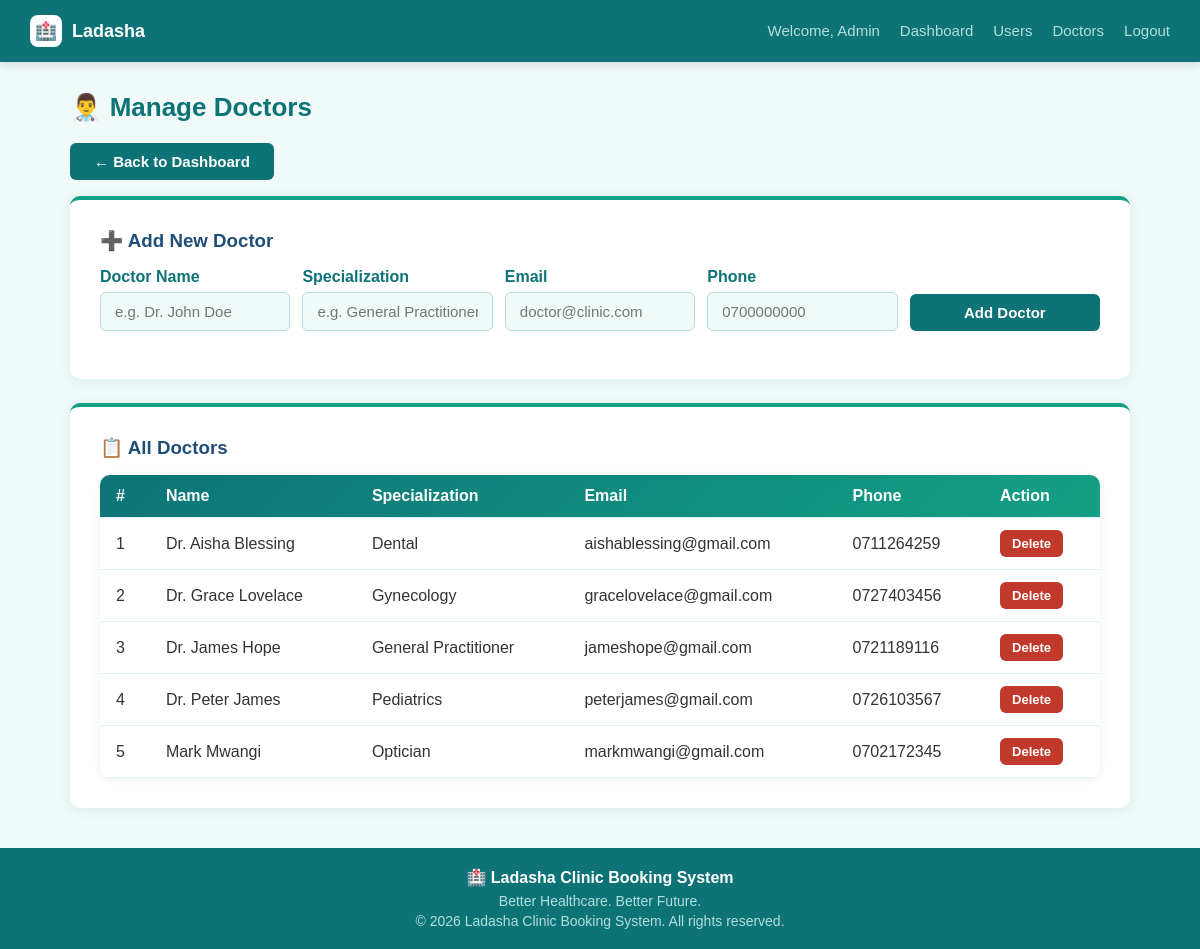
Screenshot of /admin/manage_doctors.php (signed in) with the database file from the repository.
### tables this page shows
CREATE TABLE `doctors` (
  `id` int(11) NOT NULL,
  `name` varchar(100) NOT NULL,
  `specialization` varchar(100) DEFAULT NULL,
  `email` varchar(150) DEFAULT NULL,
  `phone` varchar(20) DEFAULT NULL
);

### admin/manage_doctors.php (the view, shortened to what this page needs)
<?php
$host   = 'localhost';
$user   = 'root';
$pass   = '';
$dbname = 'clinic_db';
$conn   = mysqli_connect($host, $user, $pass, $dbname);
$doctors = mysqli_query($conn, "SELECT * FROM doctors ORDER BY name");
include '../includes/header.php';
?>
<div class="container">
    <h2 class="page-title">👨‍⚕️ Manage Doctors</h2>
    <div style="margin-bottom:16px;">
        <a href="dashboard.php" class="btn btn-primary">← Back to Dashboard</a>
    </div>
    <div class="card" style="margin-bottom:24px;">
        <h3 style="color:#1F4E79; margin-bottom:16px;">➕ Add New Doctor</h3>
        <form method="POST" style="display:flex; gap:12px; flex-wrap:wrap;">
            <div class="form-group" style="flex:1; min-width:180px;">
                <label>Doctor Name</label>
                <input type="text" name="name" placeholder="e.g. Dr. John Doe">
            </div>
            <div class="form-group" style="flex:1; min-width:180px;">
                <label>Specialization</label>
                <input type="text" name="specialization" placeholder="e.g. General Practitioner">
            </div>
            <div class="form-group" style="flex:1; min-width:180px;">
                <label>Email</label>
                <input type="email" name="email" placeholder="doctor@clinic.com">
            </div>
            <div class="form-group" style="flex:1; min-width:180px;">
                <label>Phone</label>
                <input type="text" name="phone" placeholder="0700000000">
            </div>
            <div class="form-group" style="flex:1; min-width:100px; display:flex; align-items:flex-end;">
                <button type="submit" class="btn btn-primary" style="width:100%;">Add Doctor</button>
            </div>
        </form>
    </div>
    <div class="card">
        <h3 style="color:#1F4E79; margin-bottom:16px;">📋 All Doctors</h3>
        <?php if(mysqli_num_rows($doctors) > 0): ?>
        <table>
            <thead>
                <tr>
                    <th>#</th>
                    <th>Name</th>
                    <th>Specialization</th>
                    <th>Email</th>
                    <th>Phone</th>
                    <th>Action</th>
                </tr>
            </thead>
            <tbody>
                <?php $count = 1; while($row = mysqli_fetch_assoc($doctors)): ?>
                <tr>
                    <td><?php echo $count++; ?></td>
                    <td><?php echo $row['name']; ?></td>
                    <td><?php echo $row['specialization']; ?></td>
                    <td><?php echo $row['email']; ?></td>
                    <td><?php echo $row['phone']; ?></td>
                    <td>
                        <a href="manage_doctors.php?delete=<?php echo $row['id']; ?>"
                           class="btn btn-danger"
                           style="padding:6px 12px; font-size:13px;"
                           onclick="return confirm('Delete this doctor?')">Delete</a>
                    </td>
                </tr>
                <?php endwhile; ?>
            </tbody>
        </table>
        <?php else: ?>
        <div style="text-align:center; padding:40px; color:#999;">
            <p>No doctors added yet.</p>
        </div>
        <?php endif; ?>
    </div>
</div>
<?php include '../includes/footer.php'; ?>

### css/style.css (style rules this page uses)
* { margin:0;padding:0;box-sizing:border-box }
body { font-family:Arial,sans-serif;background-color:#F0FAF9;color:#333 }
.container { max-width:1100px;margin:30px auto;padding:0 20px }
.card { background:#fff;border-radius:10px;padding:30px;box-shadow:0 2px 12px rgba(13,115,119,0.1);margin-bottom:20px;border-top:4px solid #14A085 }
.form-group { margin-bottom:18px }
.form-group label { display:block;margin-bottom:6px;font-weight:bold;color:#0D7377 }
.form-group input,.form-group select,.form-group textarea { width:100%;padding:10px 14px;border:1px solid #B2DFDB;border-radius:6px;font-size:15px;font-family:Arial,sans-serif;background:#F0FAF9 }
.btn { padding:10px 24px;border:none;border-radius:6px;cursor:pointer;font-size:15px;font-weight:bold;text-decoration:none;display:inline-block;transition:all 0.2s }
.btn-primary { background:#0D7377;color:#fff }
.btn-danger { background-color:#c0392b;color:#fff }
table { width:100%;border-collapse:collapse;background:#fff;border-radius:10px;overflow:hidden;box-shadow:0 2px 8px rgba(13,115,119,0.08) }
table thead { background:linear-gradient(135deg,#0D7377,#14A085);color:#fff }
table th,table td { padding:12px 16px;text-align:left;border-bottom:1px solid #E0F2F1 }
.page-title { font-size:26px;color:#0D7377;margin-bottom:20px;font-weight:bold }

### rows the page displays
doctors: name "Dr. Aisha Blessing", specialization "Dental", email "aishablessing@gmail.com", phone "0711264259"
doctors: name "Dr. Grace Lovelace", specialization "Gynecology", email "gracelovelace@gmail.com", phone "0727403456"
doctors: name "Dr. James Hope", specialization "General Practitioner", email "jameshope@gmail.com", phone "0721189116"
doctors: name "Dr. Peter James", specialization "Pediatrics", email "peterjames@gmail.com", phone "0726103567"
doctors: name "Mark Mwangi", specialization "Optician", email "markmwangi@gmail.com", phone "0702172345"

### other values shown
$_SESSION['username'] "Admin"
